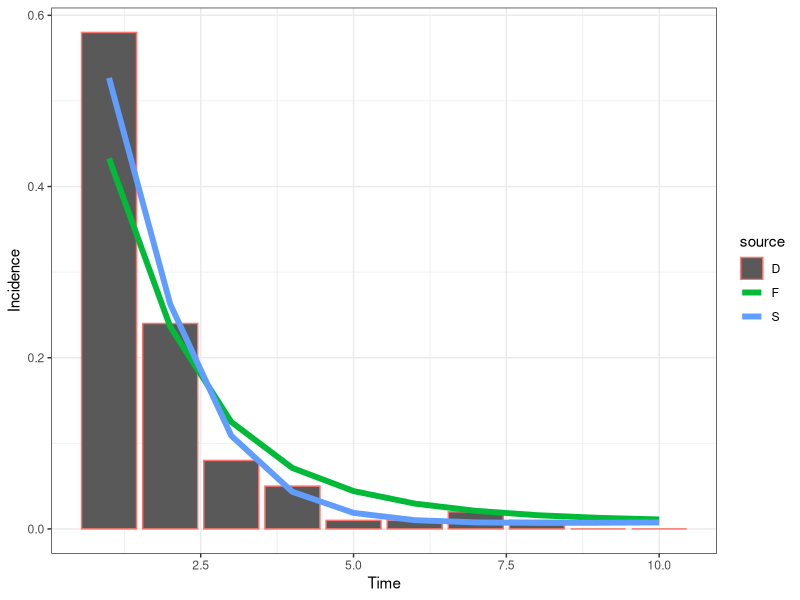

This chart was generated by the following R code:
# CF McQuaid & RMGJ Houben
# Start 21/04/2017 ---> current version after revision with Hanif 18/05/2017
# Cohort model of TB including regression and a slow stream
########################################
#                                      #
#                        M             # M - Death (due to disease)
#                       ^ ^            #
#                      /   \           #
#      -> Q <-> S <-> C <-> Y          # Q - Failed granuloma, S - Subclinical, C - Minimal (C+S-), Y - Disseminated (C+S+, symptomatic)
#     /    \    ^                      #
#    E       \  |                      # E - Exposed
#     \        \v                      #
#      -> K <-> Z                      # K - Controlled granuloma, Z- Leaky granuloma,
#         |                            #
#         v                            #
#         R                            # R - Sterilized granuloma (self-cure)
#                                      #
########################################
##set wd depending on who is coding/playing
setwd("C:/Users/cfmcquaid/Simulations")
#setwd("/Users/ReinHouben/Filr/ifolder/Applications (funding and jobs)/2016 - ERC starting grant/Rmodel_nathis/NatHistCoh")

### URL for how to upload changes: http://r-bio.github.io/intro-git-rstudio/
### to pull in Finn's version - type in shell: git pull upstream master
### to push my version - create pull request to Finn:  
#       commit (remember to tick box), then push
#       goto Github, pull requests, create pull request, if merge can be done on auto, just complete
#       Alternatively Finn complete pull request (he does not get email notification)
# Finn to just click push. Job done

#Next steps
# 1. get the prop inc disease after 5 years to 5%
###   How: play with Eq values, OR increase progression parameters
# 2. achieve 1 + start higher and sharper decrease in early years
###   How: change initial states to more realistic point, based on what prev of disease would be at screening
###   Also increase progression rates, while decreasing proportion that goes into the fast pathway
# OTHER NEXT STEPS - 8th May 2017
##  ?can we calculate in model how often (on average) people would come in and out of states over course of say 2 years?
##  ?Can we calculate average time in compartment in each step visit? Should be simple competing risk model right?

library("reshape2"); library("deSolve"); library("ggplot2"); library("plyr");
# Parameter sets: Average (), Wax (regression), Slow (slow), Full (regression, slow)
# Ax - rate from compartment A to compartment X, Omega - background mortality


# No regression: 1/Cy + 1/Ym = 3 years, Ym = 0.5 (0.3 death 0.2 self-cure), therefore Cy = 1. NOTE: 70% die, 30% self-cure
# Regression: 1/(Yc + Ym) = 0.5 years, Ym = 0.5 (as above), therefore Yc = 1.5.
# Regression: 1/(Cy + Cs) = 0.5 years. Assume ratio 2:1 for Cy:Cs, therefore Cs = 2/3
paramS <- c(Eq=0.10, Qs=2.00, Qz=0.00, Kz=0.01, Kr=0.10, Sc=2.00, Sq=0.00, Sz=0.00, Zk=0.00, Zs=0.00, Zq=0.01, Cy=1.00, Cs=0.00, Cm=0.05, Ym=0.50, Yc=0.00)
paramF <- c(Eq=0.10, Qs=2.00, Qz=0.00, Kz=0.01, Kr=0.10, Sc=2.00, Sq=0.25, Sz=0.00, Zk=0.01, Zs=0.00, Zq=0.01, Cy=1.32, Cs=0.066, Cm=0.05, Ym=0.50, Yc=0.150)
# Initial states of compartments
state <- c(E=100000, Q=0, K=0, S=0, Z=0, C=0, Y=0, R=0, M=0)
# Timespan for simulation
times <- seq(0, 10, by = 1)
# Timespan for burn
timeb <- 2
# Timespan for tornado
timet <- 5
# ODE function
regr <- function(t, state, parameters){
  with(as.list(c(state, parameters)), {
   # rates of change
   dE <- - 10*E
   dQ <- + 10*Eq*E + Sq*S + Zq*Z - (Qs + Qz)*Q
   dK <- + 10*(1 - Eq)*E + Zk*Z - (Kz + Kr)*K
   dS <- + Qs*Q + Cs*C + Zs*Z - (Sc + Sq + Sz)*S
   dZ <- + Kz*K + Sz*S + Qz*Q - (Zk + Zs + Zq)*Z
   dC <- + Sc*S + Yc*Y - (Cs + Cy + Cm)*C
   dY <- + Cy*C -(Yc + Ym)*Y
   dR <- + Kr*K
   dM <- + Ym*Y + Cm*C
   # return the rate of change
   list(c(dE, dQ, dK, dS, dZ, dC, dY, dR, dM))
  })
}
# Burn off the first X years to establish the proportion of individuals in each compartment, removing diseased
burn <- function(tb, state, fxn, parameters){
  out <- ode(y = state, times = seq(0, tb, by = 1), func = fxn, parms = parameters)
  stateb <- c(out[tb, 2], out[tb, 3], out[tb, 4], out[tb, 5], out[tb, 6], out[tb, 7], Y=0, out[tb, 9], M=0)
  return(stateb)
}
# Calculation function
calc <- function(ts, tb, state, fxn, parameters, source){
  stateb <- burn(tb = tb, state = state, fxn = regr, parameters = parameters)
  out <- ode(y = stateb, times = ts, func = fxn, parms = parameters)
  out <- as.data.frame(out)
  # Removing the first timestep, time zero
  out <- out[-1,]
  # Calculating the "interval from conversion" (see Styblo 1991 & TSRU progress report 1967)
  out$int <- parameters["Cy"]*out$C/sum(parameters["Cy"]*out$C)
  # Formatting the data for plotting - putting into a melted data.fame, with additional columns for the source matrix
  out <- melt(out, id.vars = c("time"))
  out$source <- source
  return(out)
}
outS <- calc(ts = times, tb = timeb, state = state, fxn = regr, parameters = paramS, source = "S")
outF <- calc(ts = times, tb = timeb, state = state, fxn = regr, parameters = paramF, source = "F")
# Including the data for barplot
time <- c(1, 2, 3, 4, 5, 6, 7, 8, 9, 10); variable <- c("D", "D", "D", "D", "D", "D", "D", "D", "D", "D"); value <- c(0.58, 0.24, 0.08, 0.05, 0.01, 0.01, 0.02, 0.01, 0, 0); source <- c("D", "D", "D", "D", "D", "D", "D", "D", "D", "D")
outD <- data.frame(time, variable, value, source)
out <- rbind(outS, outF, outD)
# Plot output
theme_set(theme_bw())
##all scenarios
# ggplot(out[out$variable %in% c("int"), ], aes(time, value)) + geom_point(size=2) + labs(x = "Time", y = "Incidence") + facet_grid(source ~ . , scales = "fixed")
ggplot(out[out$variable %in% c("int"), ], aes(x = time, y = value, colour = source)) + geom_bar(data=out[out$variable %in% c("D"), ], stat="identity") + geom_line(size=2) + labs(x = "Time", y = "Incidence") 
# Fitting parameters and state: proportion of individuals diseased after "Otime" years, using parameter set "Osource"
Osource <- "F"; Otime <- 5
Iv <- out[which(out$source == Osource & out$variable == "int" & out$time == Otime), ]

# # Tornado plot
# range <- 0.01 ##sets range for the change in the parameters
# torn <- function(ts, tb, tt, state, fxn, parameters, source){
#   # Store data
#   data <- rbind(parameters, parameters)
#   rownames(data) <- c('+1%', '-1%')   
#   # Compare to default data set
#   out <- calc(ts = ts, tb = tb, state = state, fxn = regr, parameters = parameters, source = source)
#   def <- out[which(out$time ==tt & out$variable == "prev"),"value"]
#   for (i in 1:15){
#     # Increasing and decreasing each parameter in turn
#     parametersM = parameters; parametersL = parameters
#     parametersM[i] = parametersM[i] + range*parametersM[i]; parametersL[i] = parametersL[i] - range*parametersL[i]
#     outM <- calc(ts = ts, tb = tb, state = state, fxn = regr, parameters = parametersM, source = source); outL <- calc(ts = ts, tb = tb, state = state, fxn = regr, parameters = parametersL, source = source)
#     outM <- (outM[which(outM$time ==tt & outM$variable == "prev"),"value"] - def) / def; outL <- (outL[which(outL$time ==tt & outL$variable == "prev"),"value"] - def) / def
#     data[1, i] <- outM; data[2, i] <- outL
#   }
#   return(data)
# }
# data <- torn(ts = times, tb = timeb, tt = timet, state = state, fxn = regr, parameters = paramF, source ="F")
# # For plotting '%' on x-axis
# x <- seq(-0.01,0.01, length=10)
# ORD = order(abs(data[2,] - data[1,]))
###order black = increase in parameter, white is decrease in parameter value
# barplot(data[1,ORD], horiz = T, las=1, xlim = c(-0.01,0.01), xaxt='n', ylab = '', beside=T, col=c('black'))
# barplot(data[2,ORD], horiz = T, las=1, xlim = c(-0.01,0.01), xaxt='n', ylab = '', beside=T, col=c('white'), add = TRUE)
# axis(1, at=pretty(x), lab=paste0(pretty(x) * 100," %"), las=TRUE)
